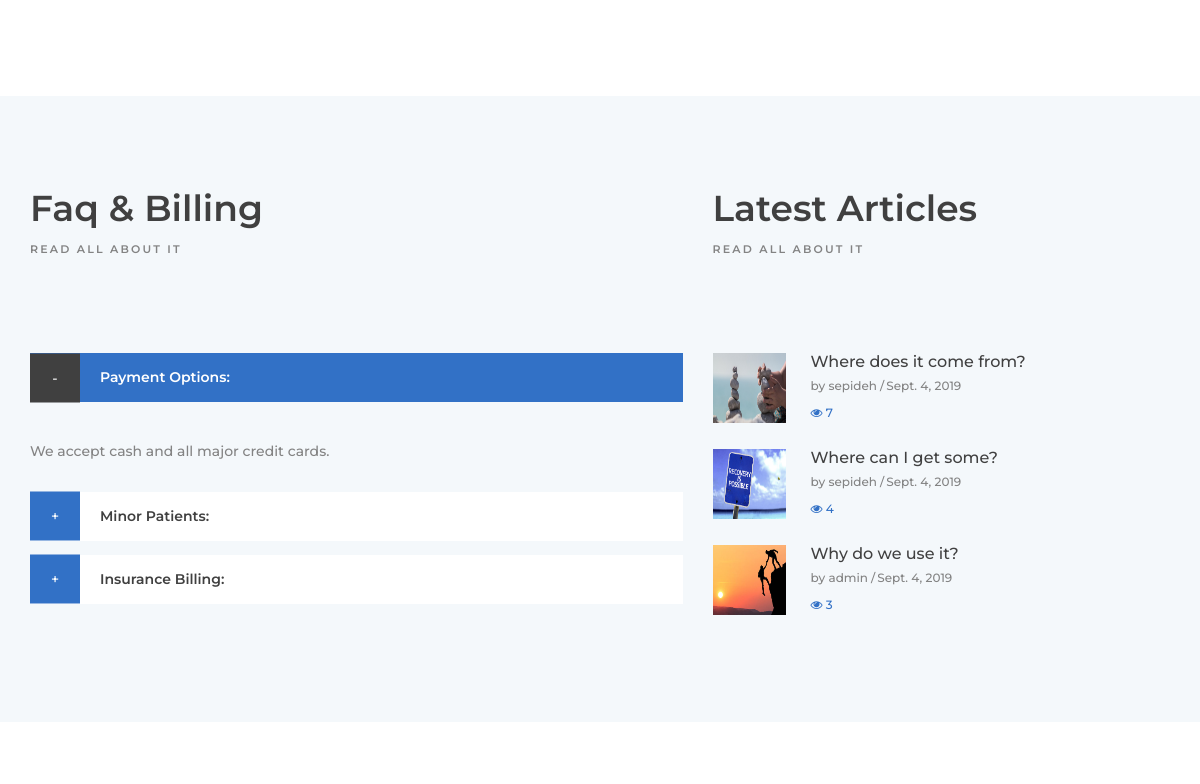
Before: / (middle part) with the older database file.
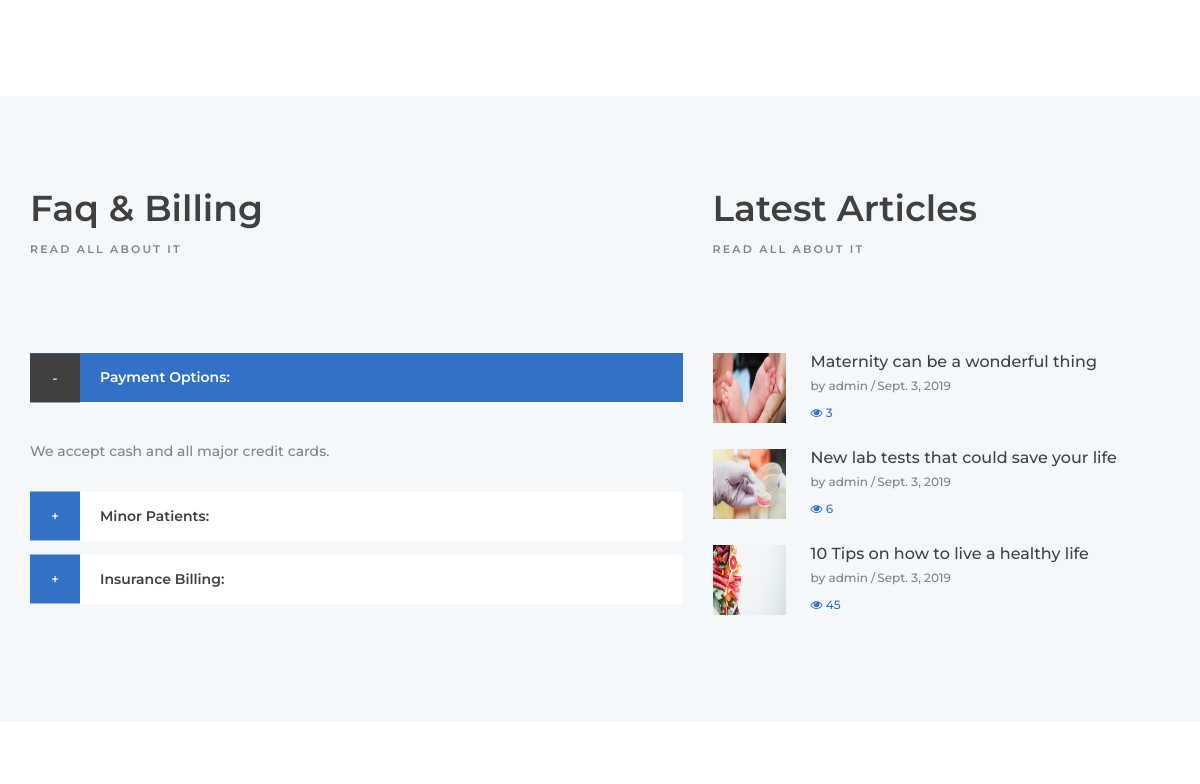
After: the same page with the newer database file.
### blog/models.py (models this page shows, shortened)
class Post(models.Model):
    title = models.CharField(max_length=100)
    overview = models.TextField()
    timestamp = models.DateTimeField(auto_now_add=True)
    content = HTMLField()
    view_count = models.IntegerField(default = 0)
    author = models.ForeignKey(Author, on_delete=models.CASCADE)
    thumbnail = models.ImageField()
    categories = models.ManyToManyField(Category)
    featured = models.BooleanField()
    previous_post = models.ForeignKey(
        'self', related_name='previous', on_delete=models.SET_NULL, blank=True, null=True)
    next_post = models.ForeignKey(
        'self', related_name='next', on_delete=models.SET_NULL, blank=True, null=True)

class Author(models.Model):
    user = models.OneToOneField(User, on_delete=models.CASCADE)

### account/models.py (models this page shows, shortened)
class MyUser(AbstractBaseUser):
	username = models.CharField(
				max_length=120,
				validators=[
				RegexValidator(
						regex= USERNAME_REGEX,
						message = 'Username must be Alphanumeric',
						code = 'invalide username'
					)],
				unique = True,
			)
	email = models.EmailField(
		verbose_name='email address',
		max_length=255,
		unique=True,
	)
	is_active = models.BooleanField(default=True)
	is_staff = models.BooleanField(default=False)
	is_admin = models.BooleanField(default=False)
	objects = MyUserManager()
	USERNAME_FIELD = 'username'
	REQUIRED_FIELDS = ['email']

### home/views.py (the view)
# urls.py: path('', views.Home.as_view(), name='home'),
class Home(TemplateView):
	template_name = 'home/home.html'
	def get_context_data(self, *args, **kwargs):
		most_recent = Post.objects.order_by('-timestamp')[:3]
		context = super(Home, self).get_context_data(*args, **kwargs)
		context["bck_image"] = 'images/index_hero.jpg'
		context["active_page"] = 'home'
		context["most_recent"] = most_recent
		return context

### templates/home/home.html (shortened to what this page needs)
{% extends 'base.html' %}
{% load staticfiles %}
{% block content %}
<div class="info">
</div>
<div class="stuff">
		<div class="container">
			<div class="row">
				<div class="col-lg-7">
					<div class="faq">
						<div class="faq_title">Faq & Billing</div>
						<div class="faq_subtitle">read all about it</div>
						<div class="elements_accordions">
							<div class="accordions">
								<div class="accordion_container">
									<div class="accordion d-flex flex-row align-items-center active"><div>Payment Options:</div></div>
									<div class="accordion_panel">
										<div>
											<p>We accept cash and all major credit cards.</p>
										</div>
									</div>
								</div>
								<div class="accordion_container">
									<div class="accordion d-flex flex-row align-items-center"><div>Minor Patients:</div></div>
								</div>
								<div class="accordion_container">
									<div class="accordion d-flex flex-row align-items-center"><div>Insurance Billing:</div></div>
								</div>
							</div>
						</div>
					</div>
				</div>
				<div class="col-lg-5">
					<div class="news">
						<div class="news_title">Latest Articles</div>
						<div class="news_subtitle">read all about it</div>
						<div class="news_container">
                            {% for post in most_recent %}
							<div class="latest d-flex flex-row align-items-start justify-content-start">
								<div><div class="latest_image"><img src="{{ post.thumbnail.url }}" alt="" width="73" height="70"></div></div>
								<div class="latest_content">
									<div class="latest_title"><a href="{% url 'blog:post-detail' id=post.pk %}">{{ post.title }}</a></div>
									<div class="latest_info">
										<ul class="d-flex flex-row align-items-start justify-content-start">
											<li><a href="#">by {{ post.author.user.username }}</a></li>
											<li><a href="#">{{ post.timestamp |date }}</a></li>
										</ul>
									</div>
									<div class="latest_comments"><a href="#"><i class="fa fa-eye" ></i> {{ post.view_count }}</a></div>
								</div>
							</div>
                            {%endfor%}
						</div>
					</div>
				</div>
			</div>
		</div>
	</div>
{% endblock %}

### templates/base.html (shortened to what this page needs)
<!DOCTYPE html>
{% load staticfiles %}
<html lang="en">
<head>
<link rel="stylesheet" type="text/css" href="{% static 'styles/bootstrap4/bootstrap.min.css' %}">
<link href="{% static 'plugins/font-awesome-4.7.0/css/font-awesome.min.css' %}" rel="stylesheet" type="text/css">
<link rel="stylesheet" type="text/css" href="{% static 'plugins/OwlCarousel2-2.2.1/owl.carousel.css'%}">
<link rel="stylesheet" type="text/css" href="{% static 'plugins/OwlCarousel2-2.2.1/owl.theme.default.css'%}">
<link rel="stylesheet" type="text/css" href="{% static 'plugins/OwlCarousel2-2.2.1/animate.css'%}">
{% if active_page == 'home' %}
<link rel="stylesheet" type="text/css" href="{% static 'styles/main_styles.css' %}">
<link rel="stylesheet" type="text/css" href="{% static 'styles/responsive.css'  %}">
{% elif active_page == 'contact' %}
<link rel="stylesheet" type="text/css" href="{% static 'styles/contact.css' %}">
<link rel="stylesheet" type="text/css" href="{% static 'styles/contact_responsive.css' %}">
{% elif active_page == 'blog' %}
<link rel="stylesheet" type="text/css" href="{% static 'styles/news.css' %}">
<link rel="stylesheet" type="text/css" href="{% static 'styles/news_responsive.css' %}">
{% else %}
<link rel="stylesheet" type="text/css" href="{% static 'styles/about.css'%}">
<link rel="stylesheet" type="text/css" href="{% static 'styles/about_responsive.css'%}">
{% endif %}
</head>
<body>
<div class="super_container">
    {%block content%}
	{%endblock%}
	{% include 'footer.html' %}
</div>
</body>
</html>

### templates/scripts.html (shortened to what this page needs)
{% load staticfiles %}

### templates/navbar.html (shortened to what this page needs)
{% load staticfiles%}

### templates/footer.html (shortened to what this page needs)
{% load staticfiles %}
<footer class="footer">
    <div class="parallax_background parallax-window" data-parallax="scroll" data-image-src="{% static 'images/footer.jpg' %}" data-speed="0.8"></div>
</footer>

Changed rows visible on the page:
removed Post: thumbnail (picture), title "Where does it come from?", author.user.username "sepideh", timestamp "Sept. 4, 2019", view_count "7"
removed Post: thumbnail (picture), title "Where can I get some?", author.user.username "sepideh", timestamp "Sept. 4, 2019", view_count "4"
removed Post: thumbnail (picture), title "Why do we use it?", author.user.username "admin", timestamp "Sept. 4, 2019", view_count "3"
now on this page (row unchanged): Post: thumbnail (picture), title "Maternity can be a wonderful thing", author.user.username "admin", timestamp "Sept. 3, 2019", view_count "3"
now on this page (row edited): Post: thumbnail (picture), title "New lab tests that could save your life", author.user.username "admin", timestamp "Sept. 3, 2019", view_count "6"
now on this page (row unchanged): Post: thumbnail (picture), title "10 Tips on how to live a healthy life", author.user.username "admin", timestamp "Sept. 3, 2019", view_count "45"
